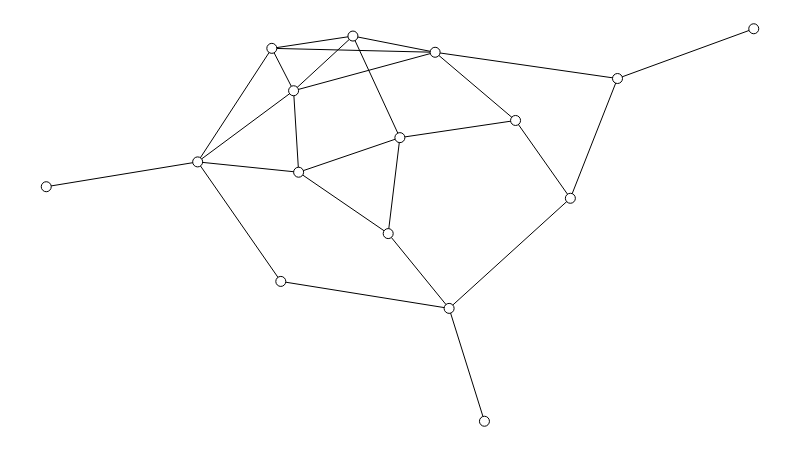

The notebook cell this image was saved under:
### Markdown cell above
Opa, isso é promissor! Temos um comportamento quase logaritmico, ou seja, parece que o comprimento médio praticamente estabiliza a partir de um certo número de nós. Isso parece ser uma boa proposta de pequeno mundo! Mas...

## O teste do macaco

As duplas Elisa/Bruna e Isabella/Hugo repararam que esse tipo de comportamento logaritmico também parece ser verdade para um grafo *aleatório*. O que significa grafo aleatório? Imagine um grafo que começa vazio, sem nenhuma aresta, e aos poucos um macaco vai colocando arestas aleatoriamente.

Esse modelo de construção é conhecido como [Erdos-Renyi](https://en.wikipedia.org/wiki/Erd%C5%91s%E2%80%93R%C3%A9nyi_model) e sua formalização é simples: existe uma probabilidade $p$ tal que, para quaisquer dois nós $n$ e $m$, a probabilidade da aresta $\{n, m\}$ existir é $p$.

É fácil adaptar uma função pronta do *NetworkX* para gerar grafos Erdos-Renyi com dado número de nós e dado grau médio esperado.

### Code cell
def erdos_renyi_graph(num_nodes, avg_degree):
    if num_nodes == 1:
        return nx.empty_graph(num_nodes)

    # Calcula limite de arestas a partir do grau médio.
    # Você consegue enxergar porque essa relação vale?
    max_edges = int((num_nodes * avg_degree) / 2 + 0.5)

    # A partir desse limite de arestas, calculamos o p.
    p = max_edges / (num_nodes * (num_nodes - 1))

    # Agora podemos usar a função pronta, baseada em p.
    return nx.erdos_renyi_graph(num_nodes, p)


# Gera um grafo aleatório.
g = erdos_renyi_graph(NUM_NODES, AVG_DEGREE)

# Atribui posições aos nós.
sn.set_spring_positions(g)

# Mostra o grafo.
show_graph(g)

### Figure 1 — Plotly figure (JSON) as saved in the notebook; plotly's stock layout.template omitted (floating-point values rounded to 4 significant figures)
{"data": [{"hoverinfo": "none", "line": {"color": "rgb(0, 0, 0)", "width": 1}, "mode": "lines", "x": [1, 0.8074, null, 0.4998, 0.6633, null, 0.4998, 0.4833, null, 0.4998, 0.3567, null, 0.4998, 0.4335, null, 0.3188, 0.5496, null, 0.3188, 0.3496, null, 0.3188, 0.214, null, 0.3188, 0.4335, null, 0.6633, 0.7408, null, 0.6633, 0.5496, null, 0.7408, 0.5694, null, 0.7408, 0.8074, null, 0.5496, 0.3496, null, 0.5496, 0.8074, null, 0.5496, 0.4335, null, 0.4833, 0.3567, null, 0.4833, 0.5694, null, 0, 0.214, null, 0.6194, 0.5694, null, 0.3567, 0.3496, null, 0.3567, 0.214, null, 0.3496, 0.214, null, 0.3496, 0.4335, null, 0.214, 0.3315, null, 0.3315, 0.5694, null], "y": [1, 0.8732, null, 0.7226, 0.7663, null, 0.7226, 0.4781, null, 0.7226, 0.6345, null, 0.7226, 0.9814, null, 0.9501, 0.9401, null, 0.9501, 0.8421, null, 0.9501, 0.6608, null, 0.9501, 0.9814, null, 0.7663, 0.5681, null, 0.7663, 0.9401, null, 0.5681, 0.2876, null, 0.5681, 0.8732, null, 0.9401, 0.8421, null, 0.9401, 0.8732, null, 0.9401, 0.9814, null, 0.4781, 0.6345, null, 0.4781, 0.2876, null, 0.5975, 0.6608, null, 0, 0.2876, null, 0.6345, 0.8421, null, 0.6345, 0.6608, null, 0.8421, 0.6608, null, 0.8421, 0.9814, null, 0.6608, 0.3563, null, 0.3563, 0.2876, null]}, {"hoverinfo": "none", "marker": {"color": "rgb(255, 255, 255)", "line": {"color": "rgb(0, 0, 0)", "width": 1}, "size": 10}, "mode": "markers+text", "text": [], "textfont": {"color": "rgb(0, 0, 0)"}, "textposition": "middle center", "x": [1, 0.4998, 0.3188, 0.6633, 0.7408, 0.5496, 0.4833, 0, 0.6194, 0.3567, 0.3496, 0.214, 0.3315, 0.5694, 0.8074, 0.4335], "y": [1, 0.7226, 0.9501, 0.7663, 0.5681, 0.9401, 0.4781, 0.5975, 0, 0.6345, 0.8421, 0.6608, 0.3563, 0.2876, 0.8732, 0.9814]}], "layout": {"height": 450, "margin": {"b": 0, "l": 0, "r": 0, "t": 0}, "showlegend": false, "width": 800, "xaxis": {"showgrid": false, "showticklabels": false, "zeroline": false}, "yaxis": {"showgrid": false, "showticklabels": false, "zeroline": false}}}
